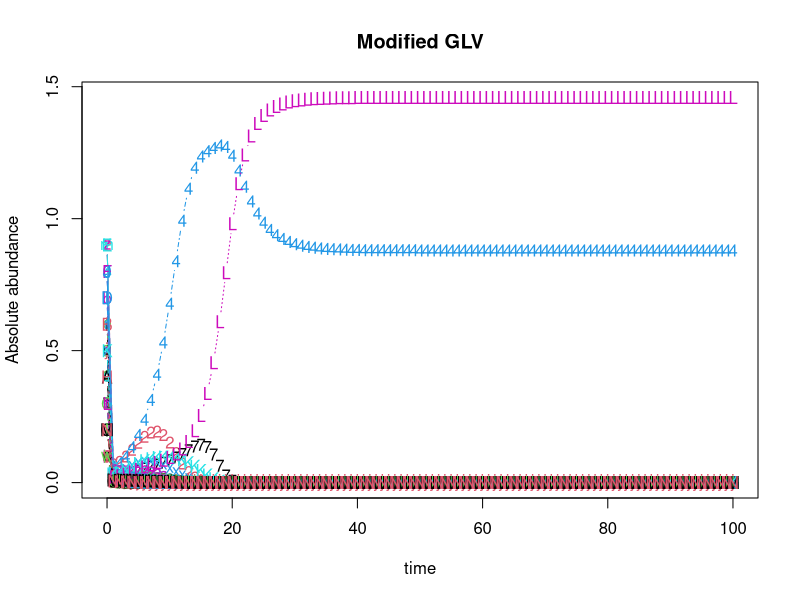
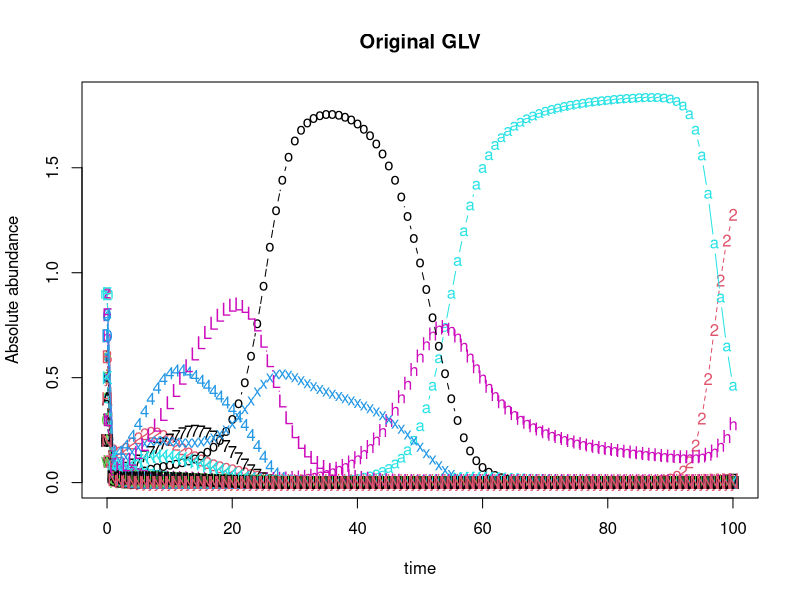

The R source for these figures, in order:
library(deSolve)

#Define GLV with varying coefficient
glv <- function(t, x, params){
  with(as.list(params, c(x)),{
    dx <- alpha*x + x*(c0%*%x)+x*t(t(x)%*%(do.call(cbind, lapply(l, FUN=function(ma) ma%*%x))))
    list(dx)
  })
}
#glv1 as original GLV
#c0 is beta
glv1 <- function(t, x, params){
  with(as.list(params, c(x)),{
    dx <- alpha*x + x*(c0%*%x)
    list(dx)
  })
}


#Define integration method
n.integrate <- function(time, init.x, model, params){
  as.data.frame(lsoda(init.x, time, model, params))
}


#Define community size
N <- 50

#Define species intrinsic growth rate
alpha <- runif(N)

#Define the constant in species-species interation coefficient
c0 <- matrix(runif(N*N, min = -1, max = 0),nrow = N)
#Set species self interation to -0.5
for (i in 1:N) {
  for (j in 1:N) {
    if (i == j) {
      c0[i,j] <-  -0.5
    }
  }
}

#Define coefficient of linear term in species-species interation coefficient
ck <- runif(N*N, min = -1, max = 0.2)
ck <- matrix(ck, nrow = N)
l <- list()
for (i in 1:N) {
  #For i-th matrix, i-th row is 0
  temp <- ck
  temp[i,] <- 0
  
  #In i-th matrix, elements are 0 if k (column) == either j (row) or i (matrix order)
  for (j in 1:N) {
    for (k in 1:N) {
      if (k==j | k == i) {
        temp[j,k] <- 0
      }
    }
  }
  
  #Control the prevalence of thrid party effects
  #for (element in 1:length(temp)) {
  #  dice <- runif(1)
  #  if (dice > 0.8) {
  #    temp[element] <- 0
  #  }
  #}
  l[[i]] <- temp
}


#Define initial abundance between 0.1 and 1, to 1 decimal place
init.x <- floor(runif(N, min = 1, max = 10))/10

#Solve the ode
dat <- n.integrate(0:100, init.x, glv, list(alpha=alpha, c0=c0, l=l))
dat1 <- n.integrate(0:100, init.x, glv1, list(alpha=alpha, c0=c0))
#Plot

matplot(x=dat$time, y=dat[,-1], typ='b', xlab='time', ylab='Absolute abundance', main='Modified GLV')
matplot(x=dat1$time, y=dat1[,-1], typ='b', xlab='time', ylab='Absolute abundance', main='Original GLV')



###############################################################################
#Generate 2^N communities where species in each community (max possible N) are present or absent
###############################################################################

#Generate boolean mask of 2^N x N matrix
#repeatBinaryNTimes <- rep(list(c(0,1)),N)
#mask <- expand.grid(repeatBinaryNTimes)

#Loop through 2^N to apply each row in mask to initial abundance, solve ode, and retrieve final abundance
#SSMatrix <- as.data.frame(matrix(nrow = 2^N, ncol = N))
#colnm <- c(1:N)
#colnames(SSMatrix) <- colnm
#for (i in 1:2^N) {
#  init <- init.x*mask[i,]
#  init <- as.numeric(init)
#  dat <- n.integrate(0:10, init, glv, list(alpha=alpha, c0=c0, l=l))
#  SSMatrix[i,] <- dat[nrow(dat),2:(N+1)]
#}


###############################################################################
#Machine learning
###############################################################################
# library(randomForest)
# for(i in 1:10){
#   dead <- which(mask[,i] == 0)
#   final <- SSMatrix[-dead,i]
#   mod <- randomForest(final ~., mask[-dead,])
#   plot(mod$y,mod$predicted,main=i)
# }
